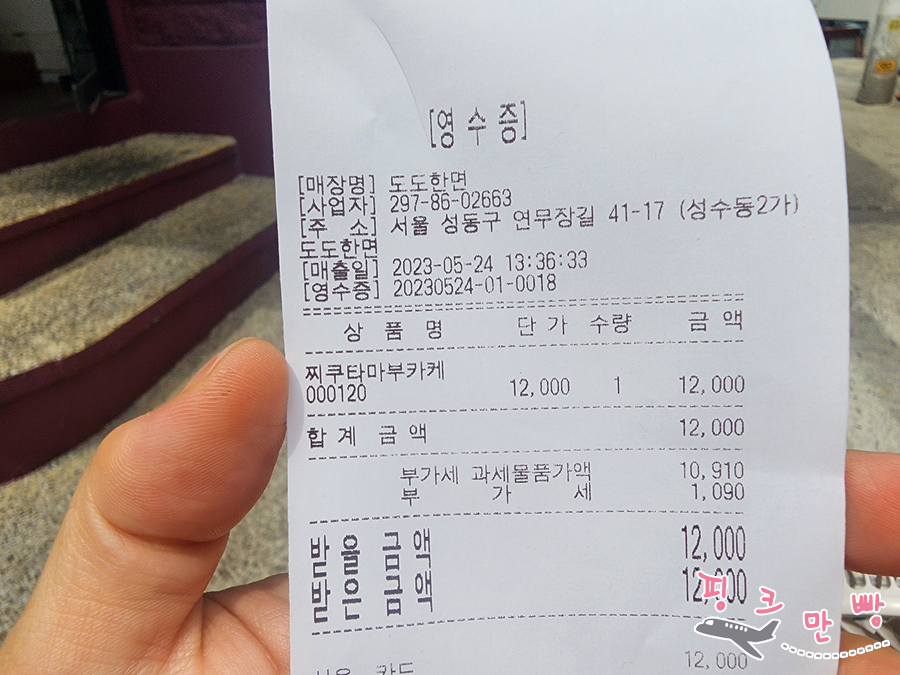
#> input picture AI/review/tmp_receipt/receipt_1.jpg, 900 x 675 px
$ python -i receipt_test.py   (imports and definitions only)
#> lines starting #> are read from the running program, lines starting #| are printed output that depends on the picture
from pathlib import Path
import requests as http_requests
import re
from paddleocr import PaddleOCR
# from ai.review.receipt_preprocess import preprocess_image
# from ai.review.receipt_parser import build_receipt_json
# from .ocr_model import ocr_model as ocr
import json
import numpy as np
import cv2

BASE_DIR = Path(__file__).resolve().parent              # model_testing
UPLOAD_DIR = BASE_DIR / "tmp_receipt"
OUTPUT_DIR = BASE_DIR / "tmp_output"

# [11 lines that did not run here, left out]


# [52 lines left out: functions normalize_ocr_lines, join_split_tokens, not called in this run]


# 지역명 키워드와 지역번호 매핑
AREA_CODE_MAP = {
    "서울": "02",
    "경기": "031",
    "인천": "032",
    "경북": "054",
    "경상북도": "054",
    "부산": "051",
    "대구": "053",
    "포항": "054"  # 포항은 경북이므로 054
}

#지역번호 없을때 텍스트값으로 번호찾아주기 (default=서울(02))
# [88 lines left out: functions detect_area_code, extract_phone, find_location, extract_menu_items, not called in this run]

def is_menu_token(token_text, menu_lines):
    return any(token_text in line for line in menu_lines)

# [88 lines left out: functions build_receipt_json, draw_ocr_boxes, not called in this run]


def preprocess_image(image_bytes: bytes) -> np.ndarray:
    img_array = np.frombuffer(image_bytes, np.uint8)
    img = cv2.imdecode(img_array, cv2.IMREAD_COLOR)

    img = cv2.resize(img, None, fx=1.5, fy=1.5, interpolation=cv2.INTER_CUBIC)
    gray = cv2.cvtColor(img, cv2.COLOR_BGR2GRAY)
    cv2.imwrite("gray.png", gray)
    blur = cv2.GaussianBlur(gray, (5,5), 0)
    cv2.imwrite("color.png", blur)

    thresh = cv2.adaptiveThreshold(
        blur, 255,
        cv2.ADAPTIVE_THRESH_GAUSSIAN_C,
        cv2.THRESH_BINARY,
        31, 5
    )
    cv2.imwrite("preprocess_0.png",thresh)

    # Convert back to 3 channels
    thresh_bgr = cv2.cvtColor(thresh, cv2.COLOR_GRAY2BGR)
    cv2.imwrite("preprocess.png",thresh_bgr)
    return thresh_bgr

# [46 lines left out: functions ocr_result_to_json_safe, process_receipt_ocr, not called in this run]


# [11 lines not run here, left out]

>>> import cv2
>>> picture = cv2.imread('tmp_receipt/receipt_1.jpg', cv2.IMREAD_GRAYSCALE)
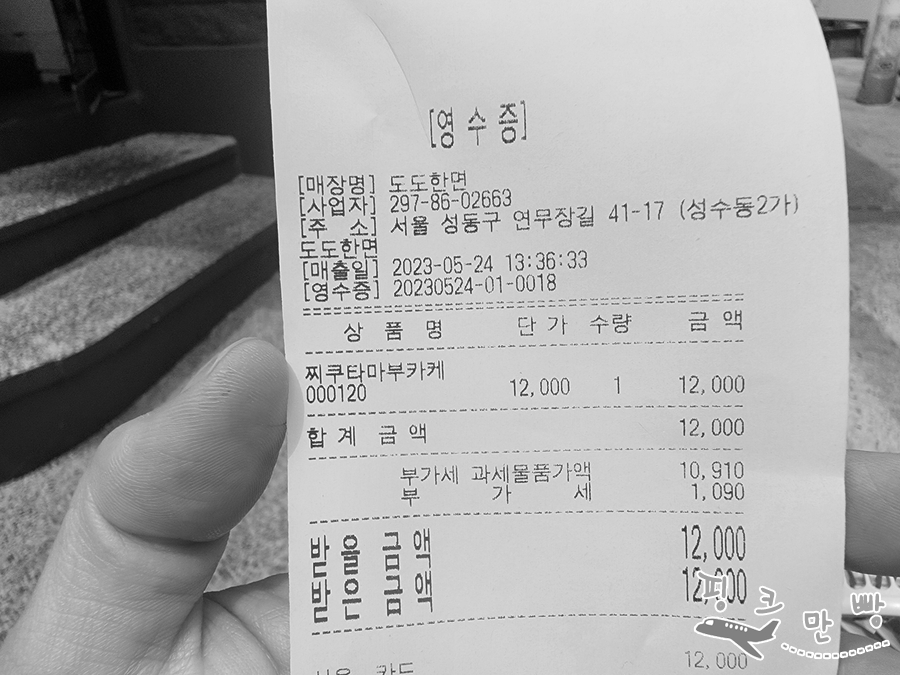
#> picture: shape (675, 900); min 0, max 255, mean 161.3
#> (the run stopped early here; a loop or call above may not have finished)

$ run again, on AI/review/tmp_receipt/receipt_13.jpg
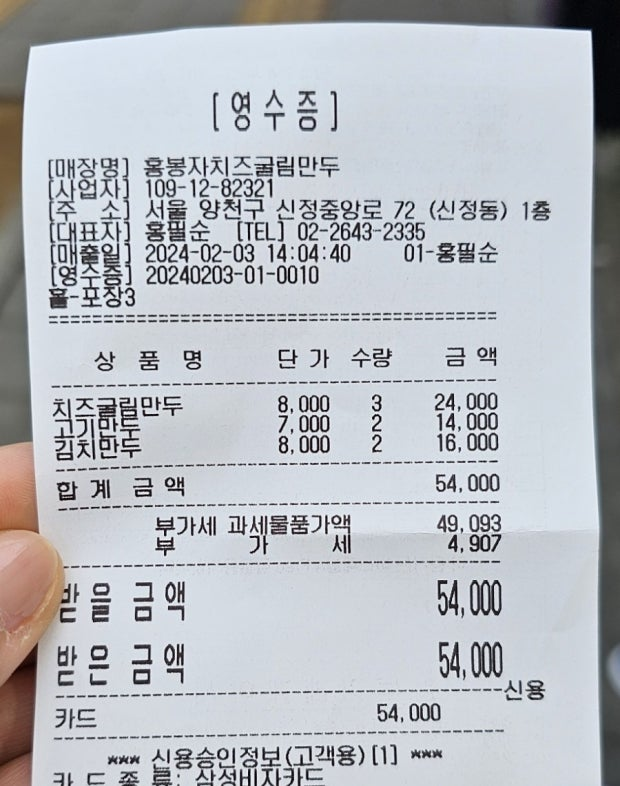
#> input picture AI/review/tmp_receipt/receipt_13.jpg, 620 x 786 px
#> `picture = cv2.imread('tmp_receipt/receipt_1.jpg', cv2.IMREAD_GRAYSCALE)`:
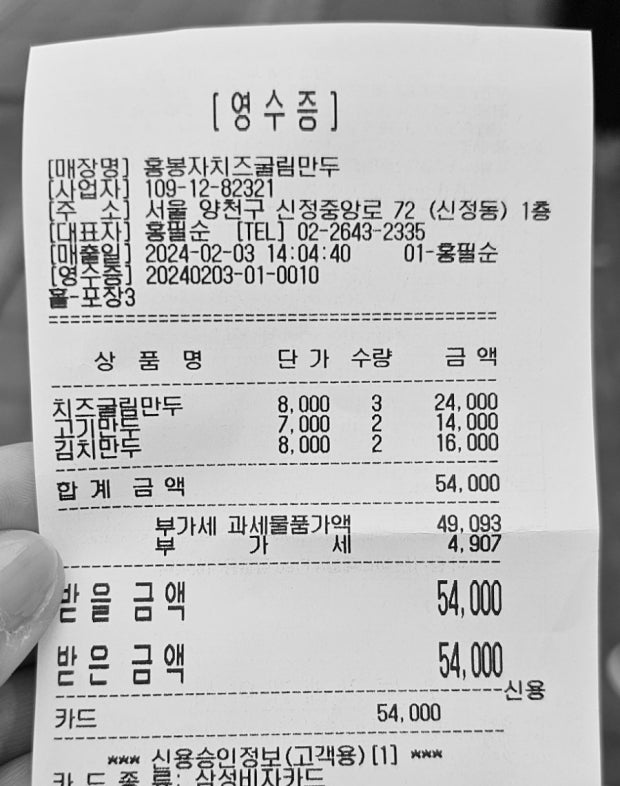
#> picture: shape (786, 620); min 0, max 255, mean 187.1

$ run again, on AI/review/tmp_receipt/receipt_2.jpg
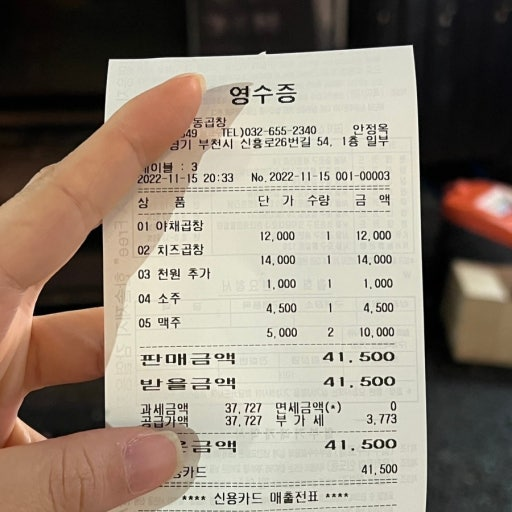
#> input picture AI/review/tmp_receipt/receipt_2.jpg, 512 x 512 px
#> `picture = cv2.imread('tmp_receipt/receipt_1.jpg', cv2.IMREAD_GRAYSCALE)`:
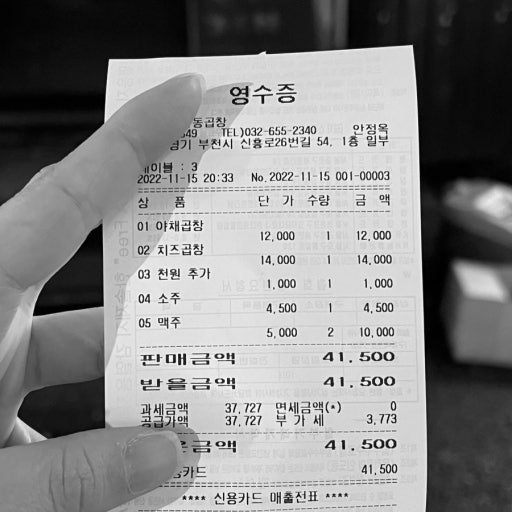
#> picture: shape (512, 512); min 0, max 255, mean 134.1

$ run again, on AI/review/tmp_receipt/receipt_3.jpg
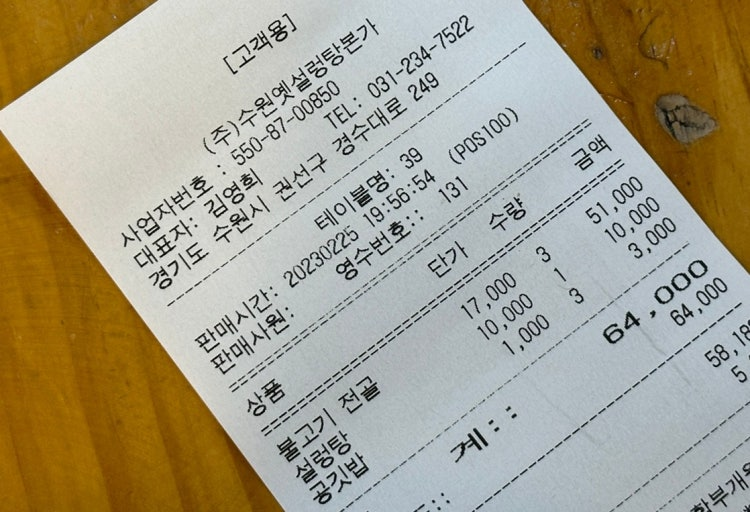
#> input picture AI/review/tmp_receipt/receipt_3.jpg, 750 x 512 px
#> `picture = cv2.imread('tmp_receipt/receipt_1.jpg', cv2.IMREAD_GRAYSCALE)`:
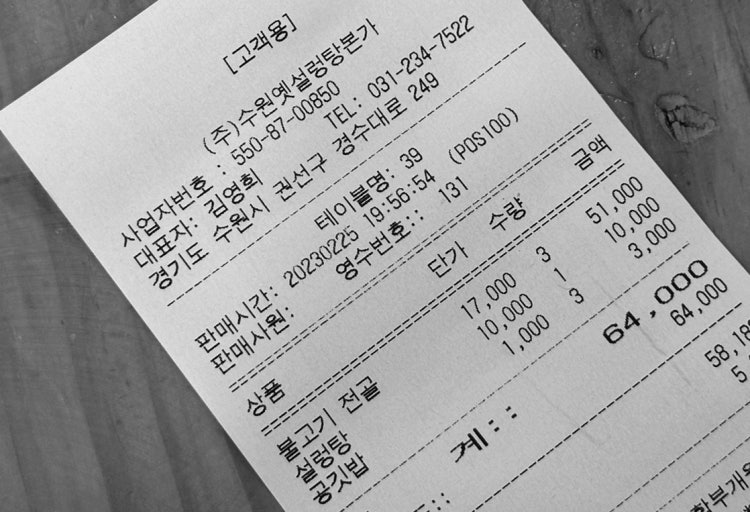
#> picture: shape (512, 750); min 0, max 244, mean 160.8
